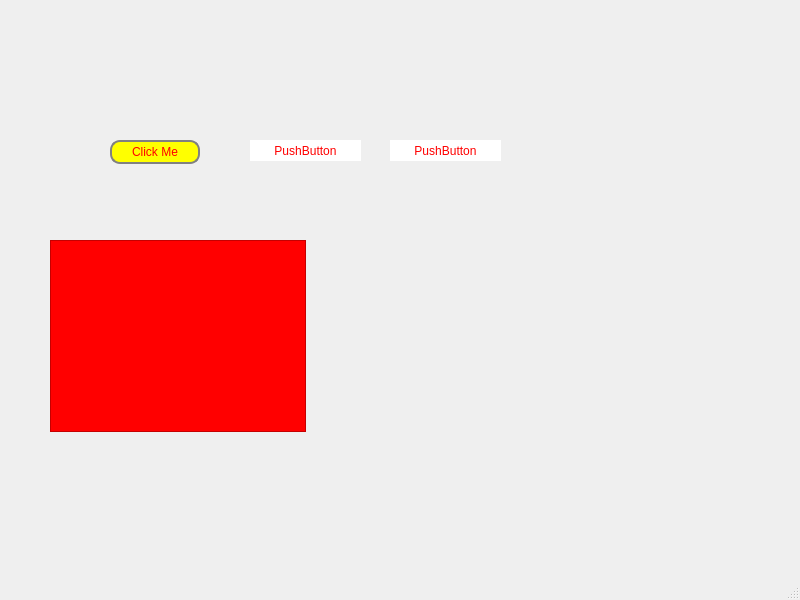
<?xml version="1.0" encoding="UTF-8"?>
<ui version="4.0">
 <class>MainWindow</class>
 <widget class="QMainWindow" name="MainWindow">
  <property name="geometry">
   <rect>
    <x>0</x>
    <y>0</y>
    <width>800</width>
    <height>600</height>
   </rect>
  </property>
  <property name="windowTitle">
   <string>MainWindow</string>
  </property>
  <property name="styleSheet">
   <string notr="true">QPushButton#pushButton {
border: 2px solid gray;
border-radius: 10px;
padding: 0 8px;
background: yellow;
}

QPushButton {
border: 0px;
padding: 0 8px;
background: white;
color: red;
}

QListWidget {
background: red;
}</string>
  </property>
  <widget class="QWidget" name="centralwidget">
   <widget class="QPushButton" name="pushButton">
    <property name="geometry">
     <rect>
      <x>110</x>
      <y>140</y>
      <width>90</width>
      <height>24</height>
     </rect>
    </property>
    <property name="text">
     <string>Click Me</string>
    </property>
   </widget>
   <widget class="QPushButton" name="pushButton_2">
    <property name="geometry">
     <rect>
      <x>250</x>
      <y>140</y>
      <width>111</width>
      <height>21</height>
     </rect>
    </property>
    <property name="text">
     <string>PushButton</string>
    </property>
   </widget>
   <widget class="QPushButton" name="pushButton_3">
    <property name="geometry">
     <rect>
      <x>390</x>
      <y>140</y>
      <width>111</width>
      <height>21</height>
     </rect>
    </property>
    <property name="text">
     <string>PushButton</string>
    </property>
   </widget>
   <widget class="QListWidget" name="listWidget">
    <property name="geometry">
     <rect>
      <x>50</x>
      <y>240</y>
      <width>256</width>
      <height>192</height>
     </rect>
    </property>
   </widget>
  </widget>
  <widget class="QMenuBar" name="menubar">
   <property name="geometry">
    <rect>
     <x>0</x>
     <y>0</y>
     <width>800</width>
     <height>25</height>
    </rect>
   </property>
  </widget>
  <widget class="QStatusBar" name="statusbar"/>
 </widget>
 <resources/>
 <connections/>
</ui>
